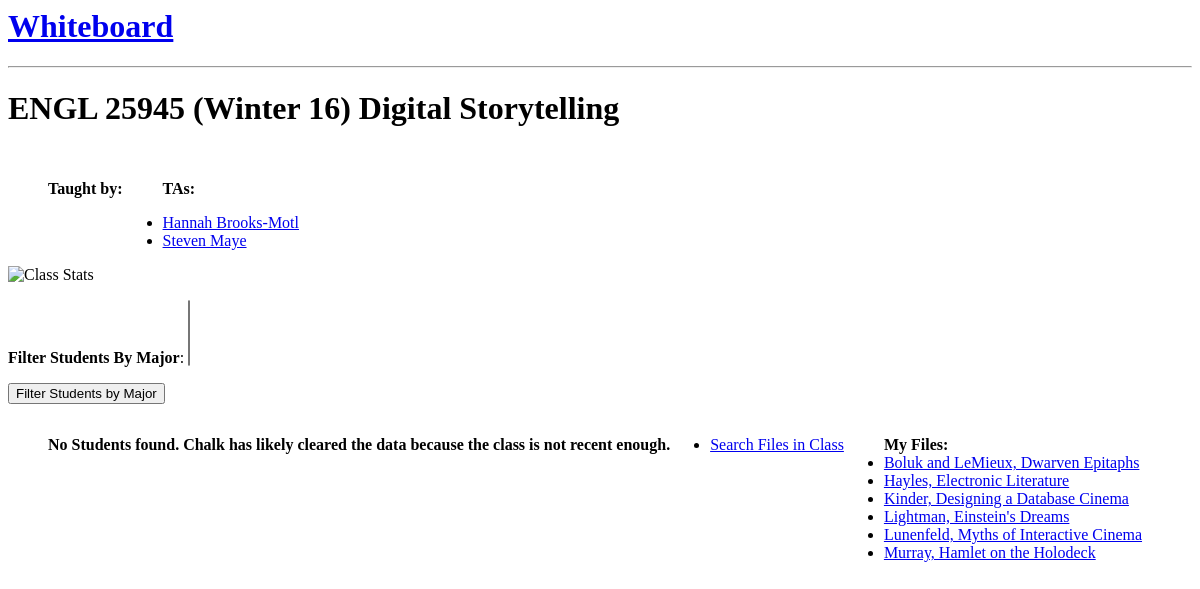
/start/course252/jmcclellan/, run on an earlier commit of the app's database.
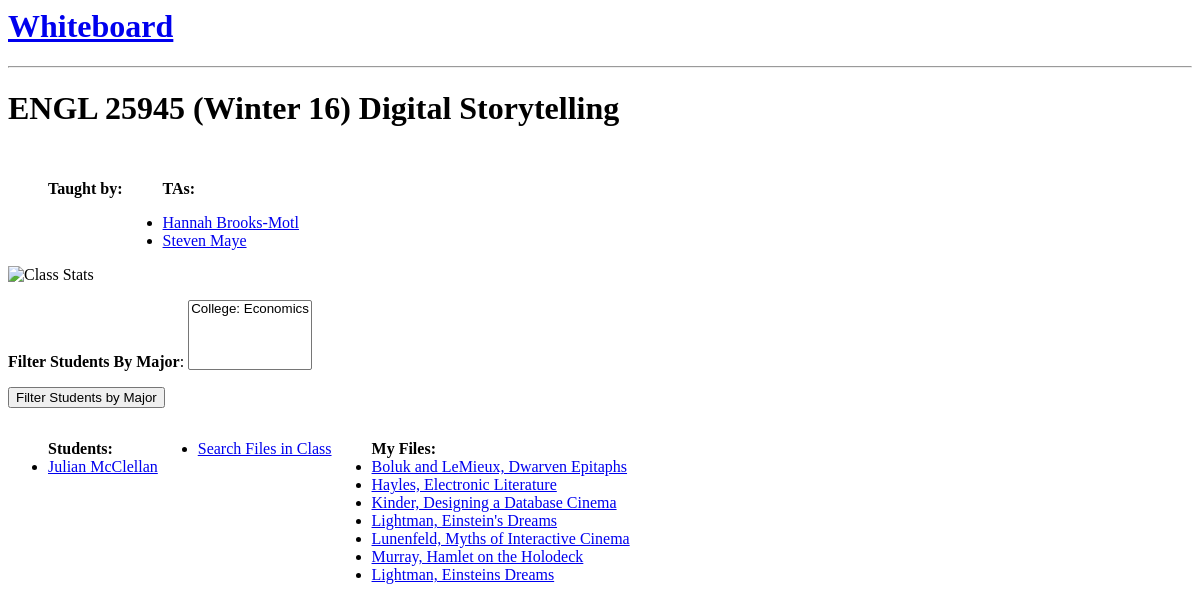
And on a later commit of the database.
### user_forms/models.py (models this page shows, shortened)
class Course(models.Model):
    sessions = models.ManyToManyField(Session) # Don't worry about this Andy.
    name = models.CharField(max_length = 200, blank = True)
    quarter = models.CharField(max_length = 42)
    dept = models.CharField(max_length = 4)
    year = models.IntegerField()

class Assistant(models.Model):
    courses_in = models.ManyToManyField(Course)
    first_name = models.CharField(max_length = 42)
    last_name = models.CharField(max_length = 42)
    email = models.CharField(max_length = 100)
    cnet_id = models.CharField(max_length = 42)
    program = models.CharField(max_length = 50)
    duplicates = models.BooleanField(default = False)
    def cnet_id(self):
        return re.search(r'^([a-z0-9]*[a-z0-9]?)', self.email).group()
    def full_name(self):
        return str(self.first_name + ' ' + self.last_name)

class File(models.Model):
    course = models.ForeignKey(Course, blank = True)
    heading = models.CharField(max_length = 100, blank = True)
    description = models.TextField(blank = True)
    body = models.TextField(blank = True)
    path = models.CharField(max_length = 300)
    format = models.CharField(max_length = 100)
    classpk = models.CharField(max_length = 300)
    def file_name(self):
        pattern = r'(?<=/)([^/]*)$'
        filename = re.search(pattern, str(self.path))
        if filename != None:
            filename = filename.group()
            return filename
        else:
            return str(self.path)

class Student(models.Model):
    courses_in = models.ManyToManyField(Course)
    first_name = models.CharField(max_length = 42, blank = True)
    last_name = models.CharField(max_length = 42, blank = True)
    email = models.CharField(max_length = 100, blank = True)
    cnet_id = models.CharField(max_length = 42, blank = True)
    program = models.CharField(max_length = 50, blank = True)
    duplicates = models.BooleanField(default = False, blank = True)
    def full_name(self):
        return str(self.first_name + ' '  + self.last_name)

### user_forms/views.py (the view)
class CourseDetail(DetailView):
    model = Course
    pk_url_kwarg = 'course_id'
    context_object_name = 'course'
    def get_context_data(self, **kwargs):
        context = super(CourseDetail, self).get_context_data(**kwargs)
        course_id = self.kwargs['course_id']
        context['students'] = Student.objects.filter(courses_in__id = course_id
        ).order_by('first_name')
        major_tuples = Student.objects.filter(courses_in__id = course_id)\
        .order_by().values_list('program').distinct()
        majors_list = [x[0] for x in major_tuples]
        context['major_filter_form'] = FilterMajorForm(**{'majors_list':
            majors_list})
        if self.request.method == 'GET':
            form = FilterMajorForm(self.request.GET, **{'majors_list':
                majors_list})
            form = FilterMajorForm(self.request.GET,
                **{'majors_list': majors_list})
            if form.is_valid():
                majors = form.cleaned_data['major_filters']
            else:
                context['form_error'] = 'You must select one or more majors!'
            if majors:
                context['filter_enabled'] = True
                context['students'] = context['students'].filter(program__in =
                        majors).order_by('program')
            else:
                context['filter_enabled'] = False
        context['instructors'] = Instructor.objects.filter(courses_in__id =
        course_id)
        context['assistants'] = Assistant.objects.filter(courses_in__id =
        course_id)
        context['files'] = File.objects.filter(course__id = course_id)
        return context

### user_forms/forms.py
class FilterMajorForm(forms.Form):
    def __init__(self, *args, **kwargs):
        majors_list = kwargs.pop('majors_list', None)
        super(FilterMajorForm, self).__init__(*args, **kwargs)
        major_choices = []
        for major in majors_list:
            major_choices.append((major, major))
        label = mark_safe("<b>Filter Students By Major</b>")
        self.fields['major_filters'] = forms.MultipleChoiceField(label = label,
         choices = major_choices, required = False)

### user_forms/templates/user_forms/course_detail.html (shortened to what this page needs)
{% extends 'user_forms/base.html' %}
{% block body %}
<h1>{{ course.name }}</h1>
<ul style="float:left;">
<p><b>Taught by:</b></p>
</ul>
{% if assistants %}
<ul style="float:left;">
<p><b>TAs:</b></p>
{% for assistant in assistants %}
<li><a href="{% url 'view_assistant' assistant_id=assistant.id %}">
{% if assistant.duplicates %}
    {{ assistant.full_name }}*
    </a></li>
{% else %}
    {{ assistant.full_name }}
    </a></li>
{% endif %}
{% endfor %}
</ul>
{% endif %}
<div style="clear:both;"><img src="{% url 'single_class_plot' course_id=course.id %}"alt="Class Stats" /></div>
<form action="" method="get">
    {{ major_filter_form.as_p }}
    <input type="submit" value="Filter Students by Major"/>
</form>
<ul style="float:left;">
<b>
{% if students %}
Students:
{% else %}
No Students found.  Chalk has likely cleared the data because the class is not
recent enough.
{% endif %}
</b>
{% for student in students %}
<li><a href="{% url 'view_student' student_id=student.id %}">
{% if student.duplicates %}
    {{ student.full_name }}*</a></li>
    {% if filter_enabled %}
        ^ {{ student.program }}
    {% endif %}
{% else %}
{{ student.full_name }}</a></li>
{% endif %}
{% endfor %}
</ul>
<ul style="float:left;">
<li><a href="{% url 'search_single_class_files' course_id=course.id %}">
    Search Files in Class
    </a></li>
</ul>
<ul style="float:left;">
<b>
{% if files %}
My Files:
{% else %}
No files found for this class
{% endif %}
</b>
{% for file in files %}
<li><a href="{% url 'view_file' file_id=file.id course_id=course.id query='NOT FROM SEARCH' %}">{{ file.file_name }}</a></li>
{% endfor %}
</ul>
{% endblock %}

### user_forms/templates/user_forms/base.html
<html>
<h1 link = "black" vlink = "black"><a href="{% url 'start' %}">Whiteboard</a></h1>
<hr>
{% block body %}
{% endblock %}
</html>

What changed in the data, as far as the page shows it:
added Student: full_name "Julian McClellan"
added File: file_name "Lightman, Einsteins Dreams"
Also different on the page:
form field major_filters: (not shown) → "College: Economics"
text no longer shown: "No Students found. Chalk has likely cleared the data because the class is not recent enough."
text now shown: "Students:"
